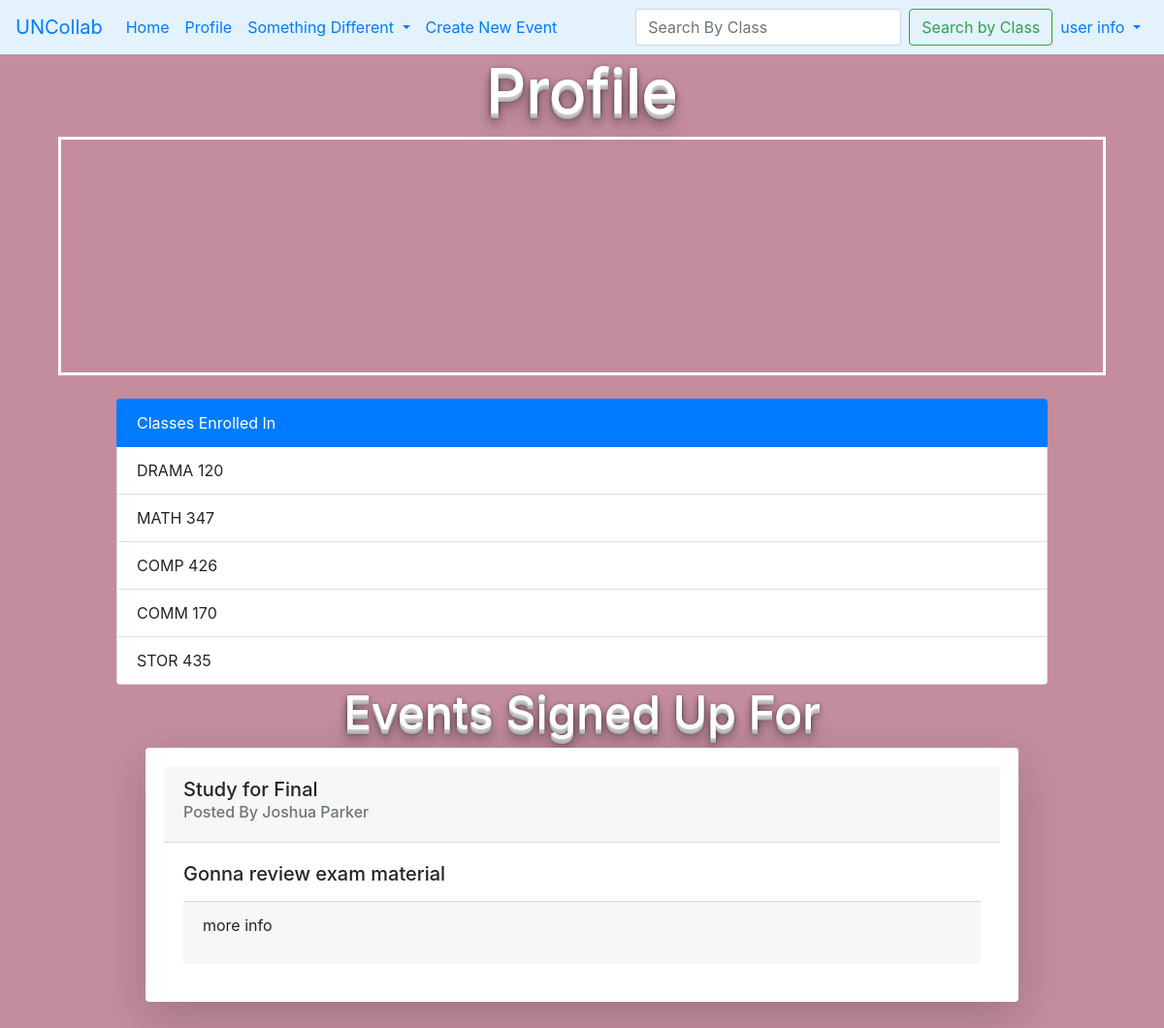
Screenshot of /1/profile (signed in) with the database file from the repository.
### tables this page shows
CREATE TABLE class_members(
  id INTEGER PRIMARY KEY AUTOINCREMENT,
  member_id INTEGER NOT NULL,
  class_id INTEGER NOT NULL,
  FOREIGN KEY (member_id) REFERENCES user (id),
  FOREIGN KEY (class_id) REFERENCES classes (id)
);

CREATE TABLE classes(
  id INTEGER PRIMARY KEY AUTOINCREMENT,
  name TEXT UNIQUE NOT NULL
);

CREATE TABLE posts(
  id INTEGER PRIMARY KEY AUTOINCREMENT,
  author_id INTEGER NOT NULL,
  class_id INTEGER NOT NULL,
  created TIMESTAMP DEFAULT CURRENT_TIMESTAMP,
  title TEXT NOT NULL,
  description TEXT,
  type TEXT NOT NULL,
  reason TEXT NOT NULL,
  location TEXT NOT NULL,
  x_cord FLOAT,
  y_cord FLOAT,
  start_time DATETIME NOT NULL,
  duration INTEGER NOT NULL,
  FOREIGN KEY (author_id) REFERENCES user (id),
  FOREIGN KEY (class_id) REFERENCES classes (id)
);

CREATE TABLE user(
  id INTEGER PRIMARY KEY AUTOINCREMENT,
  email TEXT UNIQUE NOT NULL,
  username TEXT UNIQUE NOT NULL,
  password INTEGER NOT NULL,
  first_name TEXT NOT NULL,
  last_name TEXT NOT NULL,
  date_created TIMESTAMP DEFAULT CURRENT_TIMESTAMP
);

### collab_app/post.py (the view)
@bp.route('/<int:id>/profile')
@login_required
def profile(id):
  db = get_db()
  user_classes = db.execute(
    'SELECT *'
    ' FROM class_members cm JOIN classes c ON c.id=cm.class_id'
    ' WHERE cm.member_id=?', (id,)
  ).fetchall()
  user_events = db.execute(
    'SELECT p.id, title, created, p.author_id, first_name, last_name, description, start_time, location, type, p.class_id'
    ' FROM (event e JOIN posts p ON e.post_id=p.id) JOIN user u ON e.member_id=u.id'
    ' WHERE e.member_id=?', (id,)
  ).fetchall()
  return render_template('post/profile.html', classes=user_classes, posts=user_events)

### collab_app/auth.py (called while the page is built)
@bp.before_app_request
def load_logged_in_user():
  user_id = session.get('user_id')
  if user_id is None:
    g.user = None
  else:
    g.user = get_db().execute(
      'SELECT * FROM user WHERE id = ?', (user_id,)
    ).fetchone()

def login_required(view):
  @functools.wraps(view)
  def wrapped_view(**kwargs):
    if g.user is None:
      return redirect(url_for('auth.login'))
    return view(**kwargs)
  return wrapped_view

### collab_app/db.py (called while the page is built)
def get_db():
  if 'db' not in g:
    g.db = sqlite3.connect(
      current_app.config['DATABASE'],
      detect_types=sqlite3.PARSE_DECLTYPES
    )
    g.db.row_factory = sqlite3.Row
  return  g.db

### collab_app/templates/post/profile.html (shortened to what this page needs)
<!DOCTYPE html>
<html lang="fr">
<head>
  <link rel="stylesheet" type="text/css" href="../static/css/style.css">
  <link href='https://api.tiles.mapbox.com/mapbox-gl-js/v2.2.0/mapbox-gl.css' rel='stylesheet' />
  <link rel="stylesheet" href="https://stackpath.bootstrapcdn.com/bootstrap/4.3.1/css/bootstrap.min.css">
</head>
<body>
  {% include 'navbar.html' %}
  <h1 class="title1">Profile</h1>
  <div id="map"></div>
  <br>
  <ul class="list-group" style="width: 80%; display: block; margin-left: auto !important; margin-right: auto  !important;">
    <li class="list-group-item active" aria-current="true">Classes Enrolled In</li>
  {% for class in classes %}
    <li class="list-group-item">{{ class['name'] }}</li>
  {% endfor %}
</ul>
  <h3 class="title2">Events Signed Up For</h3>
  {% for post in posts %}
      <div class="card shadow-lg p-3 mb-5 bg-white rounded">
        <div class="card-header">
         <h5> {{ post['title'] }}</h5>
         <h6 class="card-subtitle mb-2 text-muted">Posted By {{ post['first_name'] }} {{ post['last_name'] }}</h6>
        </div>
        <div class="card-body">
          <h5 class="card-title">{{ post['description']}} </h5>
          {% for class in classes %}
          {% if class['class_id'] == post['class_id'] %}
          <div class="card-footer">
            <p>more info</p>
          </div>
          {% endif %}
          {% endfor %}
        </div>
      </div>
  {% endfor %}
</body>
</html>

### collab_app/static/css/style.css (style rules this page uses)
body { background-color: #C38D9E !important; }
.card { display: block !important; margin-left: auto !important; margin-right: auto !important; width: 75% !important; border: 3px solid white !important; }
#map { display: block; margin-left: auto; margin-right: auto; width: 90%; height: 30%; border: 3px solid white; padding: 120px; }
.title1 { display: flex; align-items: center; justify-content: center; color: white; font-size:64px; text-shadow: 0 1px 0 #ccc, 0 2px 0 #c9c9c9, 0 3px 0 #bbb, 0 4px 0 #b9b9b9, 0 5px 0 #aaa, 0 6px 1px rgba(0, 0, 0, .1), 0 0 5px rgba(0, 0, 0, .1), 0 1px 3px rgba(0, 0, 0, .3), 0 3px 5px rgba(0, 0, 0, .2), 0 5px 10px rgba(0, 0, 0, .25), 0 10px 10px rgba(0, 0, 0, .2), 0 20px 20px rgba(0, 0, 0, .15); }
.title2 { display: flex; align-items: center; justify-content: center; color: white; font-size:48px; text-shadow: 0 1px 0 #ccc, 0 2px 0 #c9c9c9, 0 3px 0 #bbb, 0 4px 0 #b9b9b9, 0 5px 0 #aaa, 0 6px 1px rgba(0, 0, 0, .1), 0 0 5px rgba(0, 0, 0, .1), 0 1px 3px rgba(0, 0, 0, .3), 0 3px 5px rgba(0, 0, 0, .2), 0 5px 10px rgba(0, 0, 0, .25), 0 10px 10px rgba(0, 0, 0, .2), 0 20px 20px rgba(0, 0, 0, .15); }

### rows the page displays
class_members: name "DRAMA 120"
class_members: name "MATH 347", shows "more info"
class_members: name "COMP 426"
class_members: name "COMM 170"
class_members: name "STOR 435"
posts: title "Study for Final", first_name "Joshua", last_name "Parker", description "Gonna review exam material"
